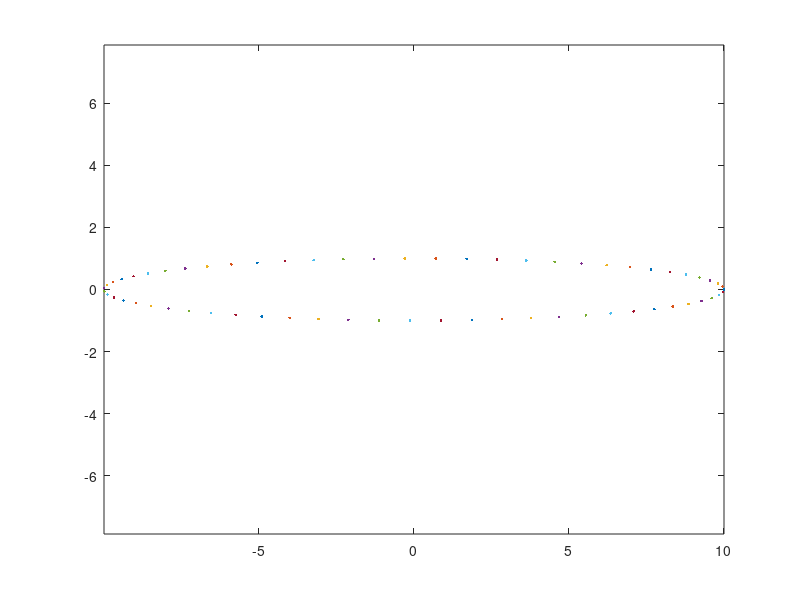

Write the MATLAB code that produced this figure.
## Hecho por tomas vidal
clc; ## limpiar pantalla

## Defino constantes
a = 10;
b = 1;


## Defino x e y dependiendtes de las constantes
## y las dibujo en el grafico

for (theta = 0:0.1:(2*pi))
axis equal
x = a*cos(theta);
y = b*sin(theta);

plot(x, y); hold on;
endfor;